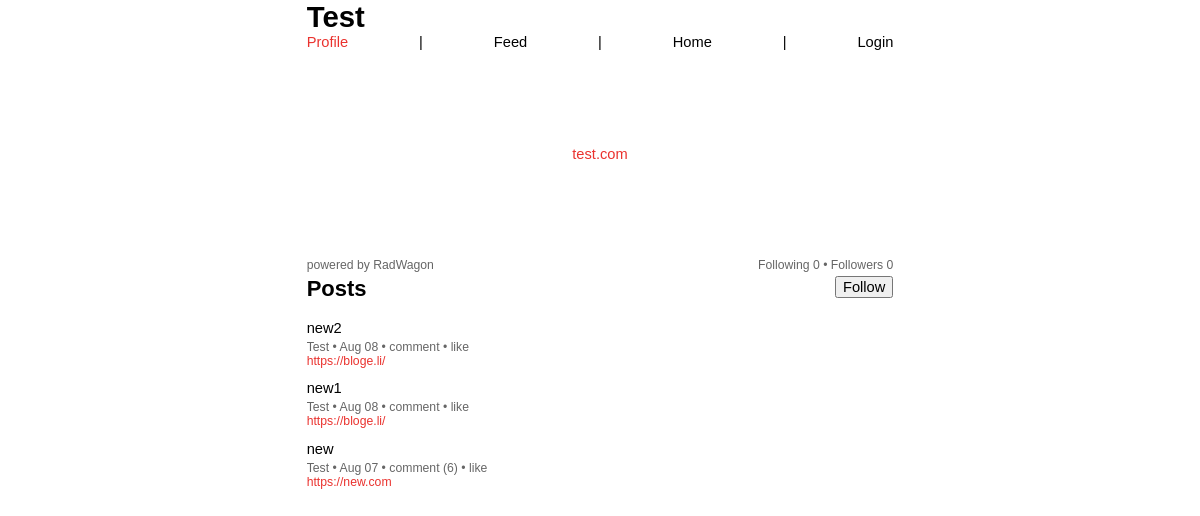
Page /profile/test.com/ on the committed database.
### Linkfeed/models.py (models this page shows, shortened)
class Profile(models.Model):
    user = models.OneToOneField(User, on_delete=models.CASCADE)
    display_name = models.CharField(max_length=255, blank=True, null=True)
    follower = models.ManyToManyField(User, blank=True, related_name="follower_user")
    following = models.ManyToManyField(User, blank=True, related_name="following_user")
    domain = models.URLField(blank=True, null=True)
    def formatCount(self, followers_or_following):
        if followers_or_following == "followers":
            count = self.follower.count()
        elif followers_or_following == "following":
            count = self.following.count()
        if count < 10:
            formatted = f"{count}"  # Three spaces for single digit numbers
        elif count < 100:
            formatted = f"{count}"  # Two spaces for two digit numbers
        elif count < 1000:
            formatted = f"{count}"  # One space for three digit numbers
        elif count < 10000:
            formatted = f"{count}"  # Exact count for 1000-9999
        elif count < 100000:
            formatted = f"{count // 1000}k"  # Thousands without decimal for 10k-99k
        elif count < 1000000:
            formatted = f"{count / 1000:.1f}k"  # Thousands with one decimal for 100k-999k
        elif count < 10000000:
            formatted = f"{count // 1000000}m"  # Millions without decimal for 1m-9m
        else:
            formatted = f"{count / 1000000:.1f}m"  # Millions with one decimal for 10m and more
        return formatted
    def strippedDomainLink(self):
        return self.domain.replace("http://", "").replace("https://", "").strip("/")

class Post(models.Model):
    user = models.ForeignKey(User, on_delete=models.CASCADE, related_name="posts")
    title = models.CharField(blank=True, max_length=255)
    body = models.URLField(blank=True, null=True)
    likes = models.ManyToManyField(User, related_name="blog_posts")
    timestamp = models.DateTimeField(auto_now_add=False, null=True)
    is_rss_feed_post = models.BooleanField(default=False)
    def total_likes(self):
        return self.likes.count()

### Linkfeed/views.py (the view)
# urls.py: path('profile', views.current_user_profile, name='current_user_profile'),
def profile(request, username):
    user = User.objects.get(username=username)
    posts = Post.objects.filter(user=user)
    profile = Profile.objects.get(user=user)
    domain = profile.domain
    profile.link = domain
    profile.stripped_link = profile.strippedDomainLink()
    profile.following_count = profile.formatCount("following")
    profile.followers_count = profile.formatCount("followers")
    posts = Post.objects.filter(user=user).annotate(total_comments=Count('comments')).order_by('-timestamp')
    for post in posts:
        post.liked = post.likes.filter(id=user.id).exists()
    return render(request, "Linkfeed/profile.html", {"posts": posts, "profile": profile})

### Linkfeed/templatetags/custom_filters.py (called while the page is built)
@register.filter
def smart_date(value):
    now = timezone.now()
    diff = now - value
    if diff.days < 1:
        return naturaltime(value)
    elif value.year == now.year:
        return value.strftime("%b %d")
    else:
        return value.strftime("%b %d, %Y")

### Linkfeed/templates/Linkfeed/profile.html (shortened to what this page needs)
{% extends "Linkfeed/layouts.html" %}
{% block name %}
    {{ profile.display_name }}
{% endblock %}
{% block nav %}
    {% if not request.user.is_authenticated %}
        {% include 'Linkfeed/logged_out_nav.html' %}
    {% endif %}
{% endblock %}
{% block body %}
    <div class="red d-flex justify-content-center align-items-center my-5 py-5">
        <a target="_blank" href="{{profile.link}}">{{profile.stripped_link}}</a>
    </div>
    <div class="d-flex justify-content-between">
        <div class="mb-1 d-flex">
            {% include 'Linkfeed/powered_by.html' %}
        </div>
        <div class="small grey mb-1 d-flex">
            <a href="{% url 'following' profile.user.username %}">Following {{profile.following_count|safe}}</a>&nbsp;•&nbsp;
            <a href="{% url 'followers' profile.user.username %}">Followers {{profile.followers_count|safe}}</a>
        </div>
    </div>
    {% if profile.user.username == user.username %}
        <form method="post" action="{% url 'create_post' %}" class="d-flex justify-content-between">
            {% csrf_token %}
            <input type="text" name="title" placeholder="Title" required>
            <input type="url" name="body" placeholder="URL" required>
            <button type="submit">Post</button>
        </form>
        <h2>
            Posts
        </h2>
    {% else %}
        <div class="d-flex justify-content-between">
            <h2 class="mt-0">
                Posts
            </h2>
            <div>
                <button>
                    {% if user not in profile.follower.all %}
                        <a href="{% url 'follow_or_unfollow' profile.user.username %}">Follow</a>
                    {% elif user in profile.follower.all %}
                        <a href="{% url 'follow_or_unfollow' profile.user.username %}" id="following-text">Unfollow</a>
                    {% endif %}
                </button>
            </div>
        </div>
    {% endif %}
    {% for post in posts %}
        <div class="post">
            {% include 'Linkfeed/posts.html' %}
        </div>
    {% endfor %}
{% endblock %}

### Linkfeed/templates/Linkfeed/posts.html (shortened to what this page needs)
{% load custom_filters %}
<p class="my-0">
    <a href="{{ post.body }}" target="_blank">{{ post.title }}</a>
</p>
<p class="small grey my-0 pt-1">
    <a href="{% url 'profile' post.user.username %}" target="_blank">
        {{ post.user.profile.display_name }}
    </a> •
    {{ post.timestamp|smart_date|capfirst }} •
    <a href="{% url 'post' post.id %}">
        comment {% if post.total_comments %}({{post.total_comments}}){% endif %}
    </a> •
    {% if request.user.is_authenticated %}
    <a href="#" id="like-{{ post.id }}" onclick="likePost('{{ post.id }}')">
        {% if post.liked %}liked{% else %}like{% endif %}
        {% if post.total_likes %}({{post.total_likes}}){% endif %}
    </a>
    {% else %}
    <a href="{% url 'login' %}?next={{ request.path }}">
        {% if post.liked %}liked{% else %}like{% endif %}
    </a>
    {% endif %}
</p>
<p class="small red mt-0">
    <a href="{{ post.body }}" target="_blank">{{ post.body }}</a>
</p>

### Linkfeed/static/Linkfeed/style.css (style rules this page uses)
body { font-family: Verdana, Geneva, Tahoma, sans-serif; max-width:40em; font-size: 11pt; margin: 0 auto; padding-right: .5em; padding-left: .5em; overflow-x: hidden; overflow-y: scroll; }
a { text-decoration: none; color: inherit; overflow-wrap:anywhere; }
button { font-family: inherit; font-size: inherit; }
button a { white-space: nowrap; font-family: inherit; font-size: inherit; }
.small { font-size: smaller; }
.grey { color: #666; }
.red { color: #EA322E; }

### rows in the picture
Profile: display_name "Test", stripped_link "test.com", following_count "0", followers_count "0"
Post: title "new2", user.profile.display_name "Test", timestamp|smart_date "Aug 08", shows "like", body "https://bloge.li/"
Post: title "new1", user.profile.display_name "Test", timestamp|smart_date "Aug 08", shows "like", body "https://bloge.li/"
Post: title "new", user.profile.display_name "Test", timestamp|smart_date "Aug 07", total_comments "6", shows "like", body "https://new.com"
